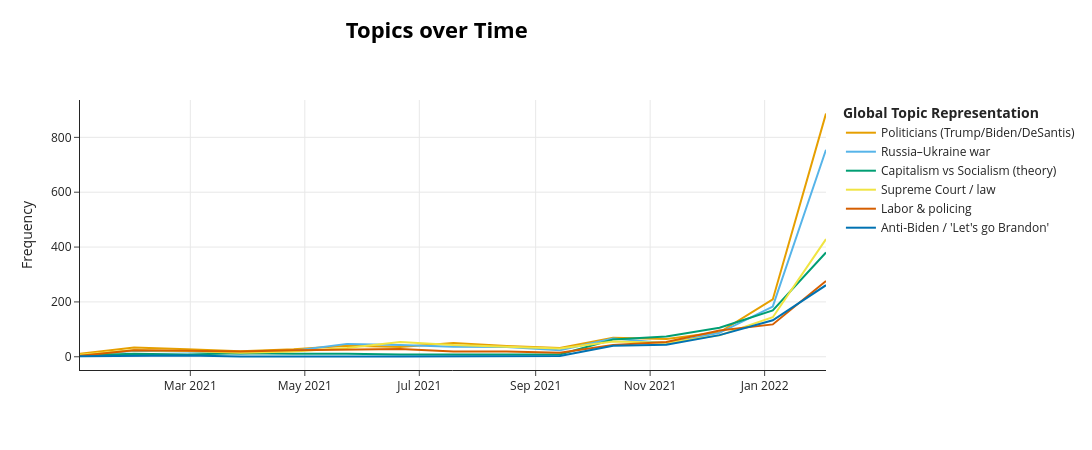

Notebook code for this chart:
### Code cell
mask = dff["date"] >= "2021-01-01"
docs_dff = dff["Text"].fillna("").astype(str).tolist()
tot = topic_model.topics_over_time(
    [d for d, m in zip(docs_dff, mask) if m],
    dff.loc[mask, "date"].tolist(),
    topics=dff.loc[mask, "topic"].tolist(), nr_bins=15)
fig = topic_model.visualize_topics_over_time(tot, custom_labels=True)
fig.write_html("topics_over_time.html"); fig.show()

### Figure 1 — Plotly figure (JSON) as saved in the notebook; plotly's stock layout.template omitted (floating-point values rounded to 4 significant figures)
{"data": [{"hoverinfo": "text", "hovertext": ["<b>Topic 0</b><br>Words: sex, south, biden, sex slaves, firefighter", "<b>Topic 0</b><br>Words: trump, women, rachel, metoo, stimulus", "<b>Topic 0</b><br>Words: miscarriage, stacey, stacey abrams, house, abrams", "<b>Topic 0</b><br>Words: poll finds, moderates, trafficking, biden, trump", "<b>Topic 0</b><br>Words: dark money, irs, biden, voter suppression, children", "<b>Topic 0</b><br>Words: trump, biden, doj, donald, president", "<b>Topic 0</b><br>Words: trump, biden, fox news, fox, new", "<b>Topic 0</b><br>Words: trump, trumps, election, biden, gop", "<b>Topic 0</b><br>Words: trump, fox news, fox, election, news", "<b>Topic 0</b><br>Words: trump, texas, lost, biden, year government", "<b>Topic 0</b><br>Words: trump, biden, jan, democrats, house", "<b>Topic 0</b><br>Words: trump, says, expel, bowman, election", "<b>Topic 0</b><br>Words: trump, new, biden, kshama, says", "<b>Topic 0</b><br>Words: trump, biden, president, desantis, democrats", "<b>Topic 0</b><br>Words: trump, biden, desantis, ukraine, says"], "marker": {"color": "#E69F00"}, "mode": "lines", "name": "Politicians (Trump/Biden/DeSantis)", "type": "scatter", "x": ["2021-01-01T05:04:16", "2021-01-29T23:57:51", "2021-02-27T08:38:51", "2021-03-27T17:19:51", "2021-04-25T02:00:50", "2021-05-23T10:41:50", "2021-06-20T19:22:50", "2021-07-19T04:03:50", "2021-08-16T12:44:49", "2021-09-13T21:25:49", "2021-10-12T06:06:49", "2021-11-09T14:47:49", "2021-12-07T23:28:48", "2022-01-05T08:09:48", "2022-02-02T16:50:48"], "y": [11, 34, 27, 20, 27, 40, 36, 50, 39, 32, 69, 65, 89, 209, 887]}, {"hoverinfo": "text", "hovertext": ["<b>Topic 1</b><br>Words: tampon tax, shaming, january 2021, congressman said, parting", "<b>Topic 1</b><br>Words: biden, trump, bidens, trumps, plan", "<b>Topic 1</b><br>Words: biden, white, industry, hilton, education program", "<b>Topic 1</b><br>Words: biden, carter, group, pell grants, attack trans", "<b>Topic 1</b><br>Words: biden, bidens, plan, elizabeth warren, elizabeth", "<b>Topic 1</b><br>Words: trump, biden, cheney, says, house", "<b>Topic 1</b><br>Words: trump, election, biden, republicans, lie", "<b>Topic 1</b><br>Words: trump, biden, election, says, gop", "<b>Topic 1</b><br>Words: says, biden, trump, afghan, 54", "<b>Topic 1</b><br>Words: plan, farright, says, trump, special report", "<b>Topic 1</b><br>Words: 2021, biden, trump, says, oct", "<b>Topic 1</b><br>Words: biden, says, climate, bidens, nov", "<b>Topic 1</b><br>Words: biden, says, ukraine, trump, news", "<b>Topic 1</b><br>Words: biden, trump, says, democrats, ukraine", "<b>Topic 1</b><br>Words: biden, ukraine, trump, putin, russia"], "marker": {"color": "#56B4E9"}, "mode": "lines", "name": "Russia–Ukraine war", "type": "scatter", "x": ["2021-01-01T05:04:16", "2021-01-29T23:57:51", "2021-02-27T08:38:51", "2021-03-27T17:19:51", "2021-04-25T02:00:50", "2021-05-23T10:41:50", "2021-06-20T19:22:50", "2021-07-19T04:03:50", "2021-08-16T12:44:49", "2021-09-13T21:25:49", "2021-10-12T06:06:49", "2021-11-09T14:47:49", "2021-12-07T23:28:48", "2022-01-05T08:09:48", "2022-02-02T16:50:48"], "y": [5, 22, 19, 12, 22, 47, 43, 37, 36, 24, 67, 49, 87, 183, 755]}, {"hoverinfo": "text", "hovertext": ["<b>Topic 2</b><br>Words: diversity, 2021, diversity reboot, join diversity, escort", "<b>Topic 2</b><br>Words: weaponized white, overreaching, forgotten history, western women, joss", "<b>Topic 2</b><br>Words: feminism, warrens, bollywood, marie, work isnt", "<b>Topic 2</b><br>Words: patagonia, visibility, industries, feminism, radical", "<b>Topic 2</b><br>Words: bug, rage, complex, spencer, sports complex", "<b>Topic 2</b><br>Words: misogyny, revolutionary, britney spears, hilton, like russian", "<b>Topic 2</b><br>Words: bias fact, murphys, ethics washington, citizens responsibility, responsibility ethics", "<b>Topic 2</b><br>Words: markets capitalism, americas military, bitcoin standard, organizing union, jerry", "<b>Topic 2</b><br>Words: infrastructure summer, telling truth, brief history, sexual desires, transcript", "<b>Topic 2</b><br>Words: hate women, altercation, just hate, masquerading, pronoun", "<b>Topic 2</b><br>Words: 2021, socialism, debating, debate, marxist", "<b>Topic 2</b><br>Words: vs, socialism, american, murray rothbard, murray", "<b>Topic 2</b><br>Words: laissezfaire, economics, capitalism, american, economy", "<b>Topic 2</b><br>Words: thomas, socialist, socialism, minute, thomas sowell", "<b>Topic 2</b><br>Words: communist, war, black, capitalism, history"], "marker": {"color": "#009E73"}, "mode": "lines", "name": "Capitalism vs Socialism (theory)", "type": "scatter", "x": ["2021-01-01T05:04:16", "2021-01-29T23:57:51", "2021-02-27T08:38:51", "2021-03-27T17:19:51", "2021-04-25T02:00:50", "2021-05-23T10:41:50", "2021-06-20T19:22:50", "2021-07-19T04:03:50", "2021-08-16T12:44:49", "2021-09-13T21:25:49", "2021-10-12T06:06:49", "2021-11-09T14:47:49", "2021-12-07T23:28:48", "2022-01-05T08:09:48", "2022-02-02T16:50:48"], "y": [5, 11, 8, 13, 11, 11, 8, 8, 6, 8, 63, 74, 106, 169, 380]}, {"hoverinfo": "text", "hovertext": ["<b>Topic 4</b><br>Words: domestic, gps, house republican, court hands, domestic abuse", "<b>Topic 4</b><br>Words: mayor, lawmakers, utah lawmakers, nix, texas", "<b>Topic 4</b><br>Words: women, sarah, texas, voting, police", "<b>Topic 4</b><br>Words: requiring, ban, hate, state, voting", "<b>Topic 4</b><br>Words: breonna, federal, finds, congressional, rape", "<b>Topic 4</b><br>Words: doj, election, pressured, election results, trump", "<b>Topic 4</b><br>Words: trump, voting, claims, report says, sues", "<b>Topic 4</b><br>Words: trump, jan, gop, governor, senate", "<b>Topic 4</b><br>Words: records, biden, extrump, academy, committee", "<b>Topic 4</b><br>Words: trump, abortion law, abortion, texas, biden", "<b>Topic 4</b><br>Words: john deere, deere, prosecute, black, jan", "<b>Topic 4</b><br>Words: trump, board, steve bannon, bannon, contempt", "<b>Topic 4</b><br>Words: jr, ivanka, attorney, georgia, trump", "<b>Topic 4</b><br>Words: supreme, supreme court, court, trump, biden", "<b>Topic 4</b><br>Words: desantis, trump, biden, texas, state"], "marker": {"color": "#F0E442"}, "mode": "lines", "name": "Supreme Court / law", "type": "scatter", "x": ["2021-01-01T05:04:16", "2021-01-29T23:57:51", "2021-02-27T08:38:51", "2021-03-27T17:19:51", "2021-04-25T02:00:50", "2021-05-23T10:41:50", "2021-06-20T19:22:50", "2021-07-19T04:03:50", "2021-08-16T12:44:49", "2021-09-13T21:25:49", "2021-10-12T06:06:49", "2021-11-09T14:47:49", "2021-12-07T23:28:48", "2022-01-05T08:09:48", "2022-02-02T16:50:48"], "y": [7, 25, 21, 15, 19, 32, 54, 43, 37, 30, 56, 51, 78, 144, 429]}, {"hoverinfo": "text", "hovertext": ["<b>Topic 7</b><br>Words: books, womens empowerment, 140000, brave new, black", "<b>Topic 7</b><br>Words: trump, state, jan, black, new", "<b>Topic 7</b><br>Words: court, police, trump, capitol, house", "<b>Topic 7</b><br>Words: white, trump, texas, new, unemployment", "<b>Topic 7</b><br>Words: trump, police, violent, extremists, said", "<b>Topic 7</b><br>Words: state, trump, texas, says, legally", "<b>Topic 7</b><br>Words: trump, protest, california, reps, matt gaetz", "<b>Topic 7</b><br>Words: cyber, activities, trump, nato, house", "<b>Topic 7</b><br>Words: police, report, black, trump, jan", "<b>Topic 7</b><br>Words: fertility, doctors, house, countrys female, drilling", "<b>Topic 7</b><br>Words: trump, new, court, nov 2021, report", "<b>Topic 7</b><br>Words: trump, new, court, supreme, texas", "<b>Topic 7</b><br>Words: trump, court, biden, federal, texas", "<b>Topic 7</b><br>Words: trump, court, supreme, supreme court, texas", "<b>Topic 7</b><br>Words: trump, court, texas, biden, supreme"], "marker": {"color": "#D55E00"}, "mode": "lines", "name": "Labor & policing", "type": "scatter", "x": ["2021-01-01T05:04:16", "2021-01-29T23:57:51", "2021-02-27T08:38:51", "2021-03-27T17:19:51", "2021-04-25T02:00:50", "2021-05-23T10:41:50", "2021-06-20T19:22:50", "2021-07-19T04:03:50", "2021-08-16T12:44:49", "2021-09-13T21:25:49", "2021-10-12T06:06:49", "2021-11-09T14:47:49", "2021-12-07T23:28:48", "2022-01-05T08:09:48", "2022-02-02T16:50:48"], "y": [4, 24, 22, 19, 24, 27, 28, 19, 19, 15, 43, 54, 96, 118, 276]}, {"hoverinfo": "text", "hovertext": ["<b>Topic 12</b><br>Words: carl, emotions, remembering, embracing, dark", "<b>Topic 12</b><br>Words: danielle, na, analyzes, gig, navarro", "<b>Topic 12</b><br>Words: new strategy, movement new, boogaloo, strategy, movement", "<b>Topic 12</b><br>Words: rivers, archive, tina, ryan, nfts", "<b>Topic 12</b><br>Words: pacification, liberty, capitalism, people, just", "<b>Topic 12</b><br>Words: organization cfo, cfo, indicted, trump organization, organization", "<b>Topic 12</b><br>Words: worst, politics, capitalism, people, just", "<b>Topic 12</b><br>Words: milei, javier milei, afghan women, javier, real world", "<b>Topic 12</b><br>Words: game, healthcare, isms, mean current, stop playing", "<b>Topic 12</b><br>Words: mmt, examining, accurate, model, nature", "<b>Topic 12</b><br>Words: kelloggs, boycotting, capitalism, news, real", "<b>Topic 12</b><br>Words: capitalism, like, really makes, capitalism kills, makes think", "<b>Topic 12</b><br>Words: brandon, trump, capitalism, lets brandon, ukraine"], "marker": {"color": "#0072B2"}, "mode": "lines", "name": "Anti-Biden / 'Let's go Brandon'", "type": "scatter", "x": ["2021-01-01T05:04:16", "2021-02-27T08:38:51", "2021-03-27T17:19:51", "2021-04-25T02:00:50", "2021-05-23T10:41:50", "2021-06-20T19:22:50", "2021-07-19T04:03:50", "2021-09-13T21:25:49", "2021-10-12T06:06:49", "2021-11-09T14:47:49", "2021-12-07T23:28:48", "2022-01-05T08:09:48", "2022-02-02T16:50:48"], "y": [2, 5, 1, 2, 1, 1, 1, 3, 40, 44, 79, 133, 261]}], "layout": {"height": 450, "hoverlabel": {"bgcolor": "white", "font": {"family": "Rockwell", "size": 16}}, "legend": {"title": {"text": "<b>Global Topic Representation"}}, "title": {"font": {"color": "Black", "size": 22}, "text": "<b>Topics over Time</b>", "x": 0.4, "xanchor": "center", "y": 0.95, "yanchor": "top"}, "width": 1250, "xaxis": {"showgrid": true}, "yaxis": {"showgrid": true, "title": {"text": "Frequency"}}}}
